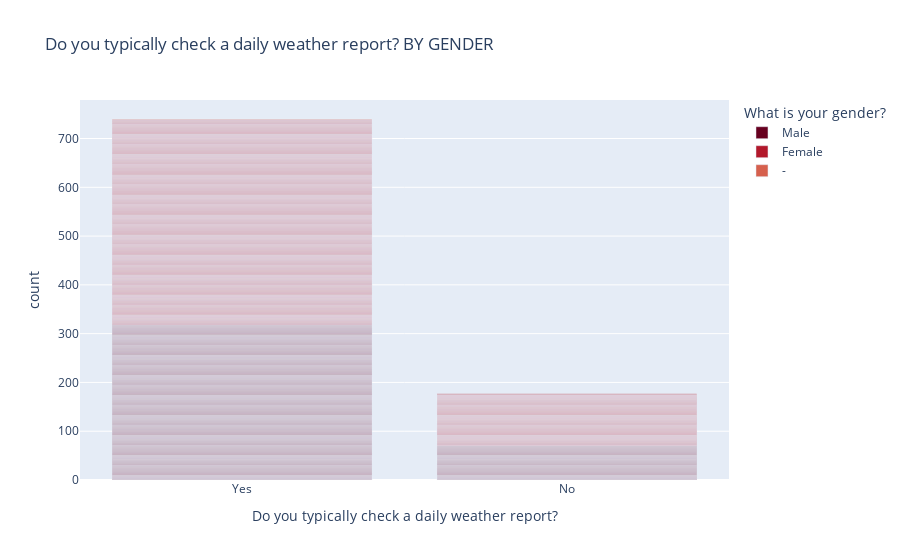

Notebook cell for this chart:
### Code cell
fig = px.bar(filtered, x='Do you typically check a daily weather report?', color="What is your gender?", title="Do you typically check a daily weather report? BY GENDER",color_discrete_sequence=px.colors.sequential.RdBu)
fig.show()
fig.write_html("D:\\Mini_Projects\\DataViz\\hw2gr5.html")

### Figure 1 — Plotly figure (JSON) as saved in the notebook; plotly's stock layout.template omitted (floating-point values rounded to 4 significant figures; data arrays with more than 128 entries replaced by an {"elided": "..."} marker saying what was removed)
{"data": [{"alignmentgroup": "True", "hovertemplate": "What is your gender?=Male<br>Do you typically check a daily weather report?=%{x}<br>count=%{y}<extra></extra>", "legendgroup": "Male", "marker": {"color": "rgb(103,0,31)"}, "name": "Male", "offsetgroup": "Male", "orientation": "v", "showlegend": true, "textposition": "auto", "type": "bar", "x": {"elided": "389 str values"}, "xaxis": "x", "y": {"elided": "389 int values"}, "yaxis": "y"}, {"alignmentgroup": "True", "hovertemplate": "What is your gender?=Female<br>Do you typically check a daily weather report?=%{x}<br>count=%{y}<extra></extra>", "legendgroup": "Female", "marker": {"color": "rgb(178,24,43)"}, "name": "Female", "offsetgroup": "Female", "orientation": "v", "showlegend": true, "textposition": "auto", "type": "bar", "x": {"elided": "527 str values"}, "xaxis": "x", "y": {"elided": "527 int values"}, "yaxis": "y"}, {"alignmentgroup": "True", "hovertemplate": "What is your gender?=-<br>Do you typically check a daily weather report?=%{x}<br>count=%{y}<extra></extra>", "legendgroup": "-", "marker": {"color": "rgb(214,96,77)"}, "name": "-", "offsetgroup": "-", "orientation": "v", "showlegend": true, "textposition": "auto", "type": "bar", "x": ["Yes"], "xaxis": "x", "y": [1], "yaxis": "y"}], "layout": {"barmode": "relative", "legend": {"title": {"text": "What is your gender?"}, "tracegroupgap": 0}, "title": {"text": "Do you typically check a daily weather report? BY GENDER"}, "xaxis": {"anchor": "y", "domain": [0, 1], "title": {"text": "Do you typically check a daily weather report?"}}, "yaxis": {"anchor": "x", "domain": [0, 1], "title": {"text": "count"}}}}
